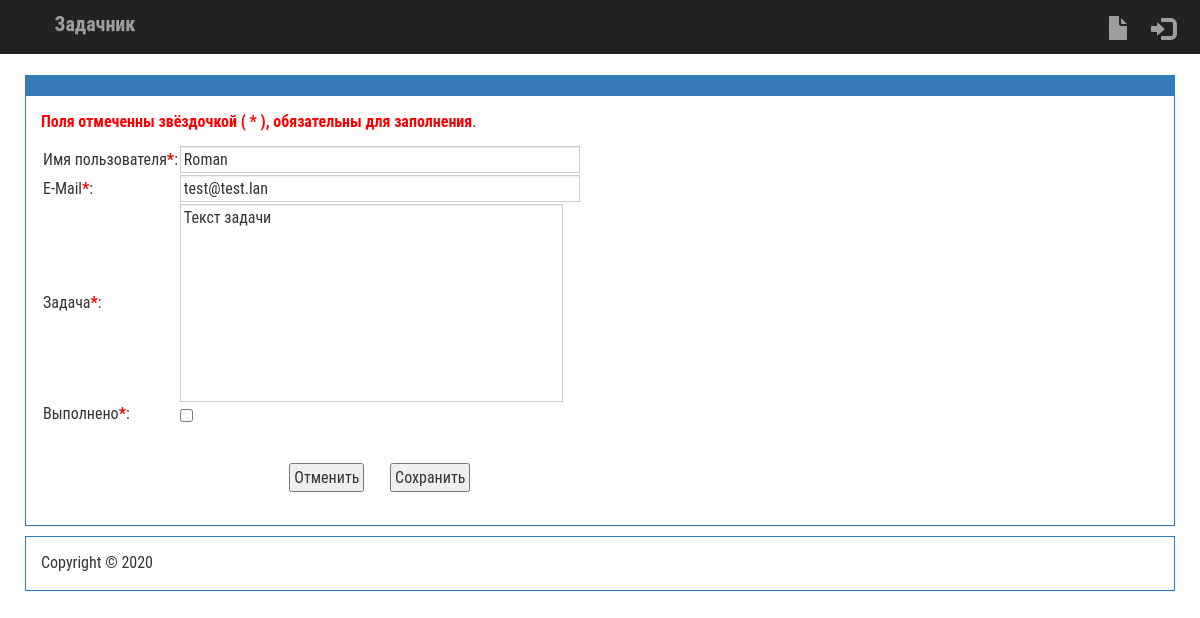
/add.php?edit_task=1, run on the app's committed database.
### tables this page shows
CREATE TABLE `zdchnk_data` (
  `id` int(5) NOT NULL,
  `user_name` varchar(50) NOT NULL,
  `user_email` varchar(75) NOT NULL,
  `task_message` varchar(1000) NOT NULL,
  `dt_create` varchar(30) NOT NULL,
  `dt_update` varchar(30) NOT NULL,
  `admin_edit` int(1) NOT NULL DEFAULT 0,
  `status` int(1) NOT NULL
);

### config.php (called while the page is built, shortened)
<?php
try
{
	$dbprefix = "zdchnk_";
}
catch (PDOException $e)
{
    echo "Failed to get DB handle: " . $e->getMessage() . "\n";
    exit;
}
	$dbtable2 = $dbprefix."data";
?>

### add.php (the view, shortened to what this page needs)
<?php
include("header.php");
?>
<?php
include("header_body.php");
?>
<div class="container " id="main_container">
<div class="row">
<div class="col-md-8" style="width:100%;">
<div class="panel panel-primary">
<div class="panel-heading"></div>
<div class="panel-body">
<p><b><font color=red>Поля отмеченны звёздочкой ( * ), обязательны для заполнения</font></b>.</p>
<form name="add_edit_task" action="actions.php" method="post">
<?php
if(!isset($_GET['edit_task']))
{
		$user_name_var = "";
		$user_email_var = "";
		$task_message_var = "";
?>
<input name="act_add_task" type="hidden" value="1">
<?php
}else{
	$edit_task_id = intval($_GET['edit_task']);
	$query = $dbh->prepare("SELECT * FROM `".$dbtable2."` WHERE `id`=?");
	$query->execute(array($edit_task_id));
	while($row = $query->fetch(PDO::FETCH_ASSOC))
	{
		$user_name_var = $row['user_name'];
		$user_email_var = $row['user_email'];
		$task_message_var = $row['task_message'];
		if(empty($row['status']) OR $row['status'] == 0){$status_var = "";}else{$status_var = "checked";}
	}
?>
<?php
}
?>
	<table>
        <tr>
            <td>Имя пользователя<b><font color=red>*</font></b>:</td>
            <td>
				<input name="fio" type="text" size="45" placeholder="имя пользователя" maxlength="50" value="<?php echo $user_name_var; ?>" autofocus required />
			</td>
        </tr>
        <tr>
            <td>E-Mail<b><font color=red>*</font></b>:</td>
            <td>
				<input name="email" type="email" size="45" placeholder="E-Mail" maxlength="50" value="<?php echo $user_email_var; ?>" required />
			</td>
        </tr>
        <tr>
            <td>Задача<b><font color=red>*</font></b>:</td>
            <td>
				<textarea name="task_text" type="text" placeholder="Текст задачи" rows="10" cols="45" style="resize: none;" required><?php echo $task_message_var; ?></textarea>
			</td>
        </tr>
<?php
if(isset($_GET['edit_task']))
{
?>
        <tr>
            <td>Выполнено<b><font color=red>*</font></b>:</td>
            <td>
				<input name="endcheck" type="checkbox" value="1" <?php echo $status_var; ?> >
			</td>
        </tr>
<?php
}
?>
        <tr>
            <td></td>
            <td>
            <br /><br />
            <div align="center">
            <input type="button" class="butnstyle butnred" onclick="window.history.go(-1); return false;" value="Отменить">&nbsp;&nbsp;&nbsp;&nbsp;&nbsp;&nbsp;
            <input type="submit" class="butnstyle butngreen" value="Сохранить">
            </div>
            </td>
        </tr>
    </table>
</form>
</div>
</div>
</div>
<?php
include("footer_body.php");
?>
<?php
include("footer.php");
?>

### data on the page
zdchnk_data: fio "Roman", email "test@test.lan", task_text "Текст задачи"

### other printed values
$sitename "Задачник"
